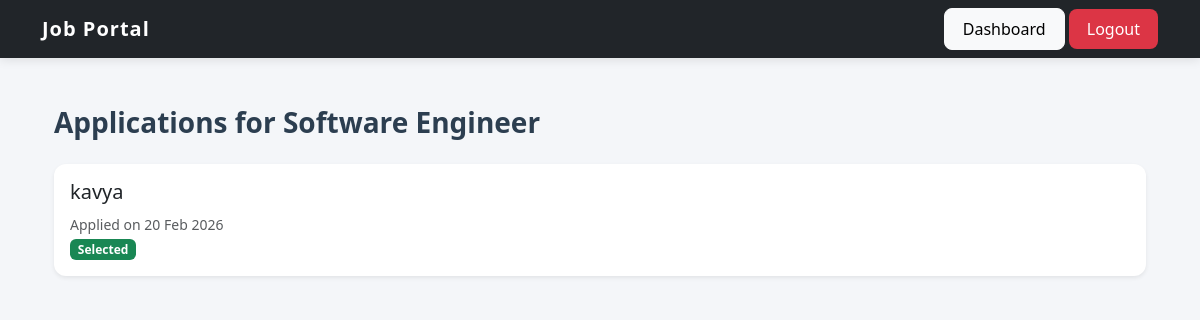
Screenshot of /view-applications/1 (signed in) with the database file from the repository.
### models.py (models this page shows, shortened)
class Job(db.Model):
    __tablename__ = "job"
    id = db.Column(db.Integer, primary_key=True)
    title = db.Column(
        db.String(200),
        nullable=False,
        index=True
    )
    description = db.Column(
        db.Text,
        nullable=False
    )
    salary = db.Column(db.String(100))
    location = db.Column(db.String(100))
    category = db.Column(db.String(100))
    created_at = db.Column(
        db.DateTime,
        default=datetime.utcnow,
        index=True
    )
    employer_id = db.Column(
        db.Integer,
        db.ForeignKey('user.id', ondelete="CASCADE"),
        nullable=False
    )
    applications = db.relationship(
        'Application',
        backref='job',
        cascade="all, delete-orphan",
        lazy=True
    )

class Application(db.Model):
    __tablename__ = "application"
    __table_args__ = (
        db.UniqueConstraint(
            'job_id',
            'user_id',
            name='unique_application'
        ),
    )
    id = db.Column(db.Integer, primary_key=True)
    job_id = db.Column(
        db.Integer,
        db.ForeignKey('job.id', ondelete="CASCADE"),
        nullable=False,
        index=True
    )
    user_id = db.Column(
        db.Integer,
        db.ForeignKey('user.id', ondelete="CASCADE"),
        nullable=False,
        index=True
    )
    status = db.Column(
        db.String(50),
        default="Pending",
        nullable=False
    )
    applied_at = db.Column(
        db.DateTime,
        default=datetime.utcnow,
        index=True
    )

class User(UserMixin, db.Model):
    __tablename__ = "user"
    id = db.Column(db.Integer, primary_key=True)
    username = db.Column(
        db.String(100),
        unique=True,
        nullable=False,
        index=True
    )
    email = db.Column(
        db.String(120),
        unique=True,
        nullable=False,
        index=True
    )
    password = db.Column(db.String(200), nullable=False)
    role = db.Column(
        db.String(20),
        nullable=False
    )  # job_seeker, employer, admin
    created_at = db.Column(
        db.DateTime,
        default=datetime.utcnow
    )
    jobs = db.relationship(
        'Job',
        backref='employer',
        cascade="all, delete-orphan",
        lazy=True
    )
    applications = db.relationship(
        'Application',
        backref='applicant',
        cascade="all, delete-orphan",
        lazy=True
    )

### app.py (the view)
@app.route('/view-applications/<int:job_id>')
@login_required
def view_applications(job_id):
    job = Job.query.get_or_404(job_id)
    if job.employer_id != current_user.id:
        abort(403)
    applications = job.applications
    return render_template("view_applications.html", job=job, applications=applications)

### app.py (called while the page is built)
@login_manager.user_loader
def load_user(user_id):
    return db.session.get(User, int(user_id))

### templates/view_applications.html (shortened to what this page needs)
{% extends "base.html" %}
{% block content %}
<div class="container mt-5">
    <h3 class="mb-4">Applications for {{ job.title }}</h3>
    {% if applications %}
        {% for app in applications %}
        <div class="card mb-3 shadow-sm">
            <div class="card-body d-flex justify-content-between align-items-center">
                <div>
                    <h5>{{ app.applicant.username }}</h5>
                    <small class="text-muted">
                        Applied on {{ app.applied_at.strftime('%d %b %Y') }}
                    </small>
                    <br>
                    <span class="badge
                        {% if app.status == 'Pending' %}bg-warning
                        {% elif app.status == 'Selected' %}bg-success
                        {% else %}bg-danger{% endif %}">
                        {{ app.status }}
                    </span>
                </div>
            </div>
        </div>
        {% endfor %}
    {% else %}
        <div class="alert alert-info">
            No applications yet.
        </div>
    {% endif %}
</div>
{% endblock %}

### static/style.css (style rules this page uses)
body { background-color: #f4f6f9; font-family: 'Segoe UI', Tahoma, Geneva, Verdana, sans-serif; }
h2, h3, h4 { font-weight: 600; color: #2c3e50; }
.card { border: none; border-radius: 12px; box-shadow: 0 4px 12px rgba(0, 0, 0, 0.07); transition: 0.3s ease-in-out; }

### rows the page displays
Job: title "Software Engineer"
Application: applicant.username "kavya", applied_at "20 Feb 2026", status "Selected"
